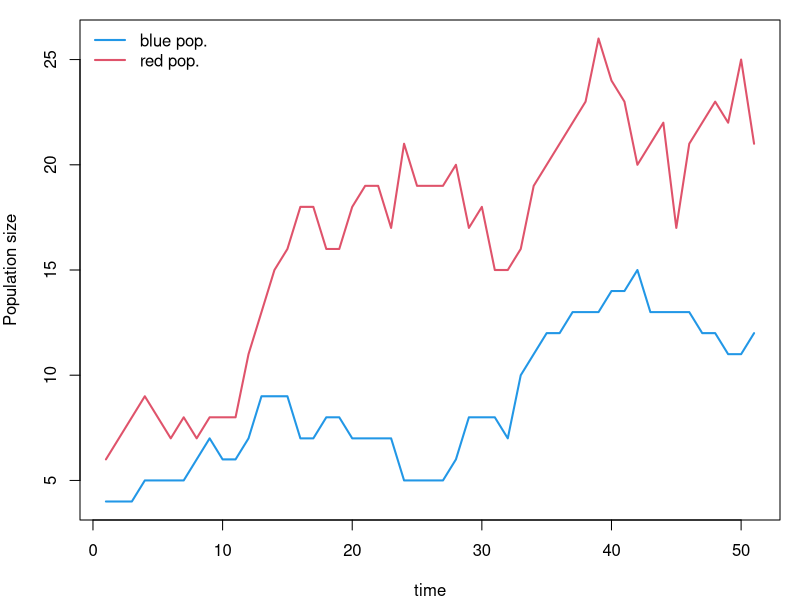
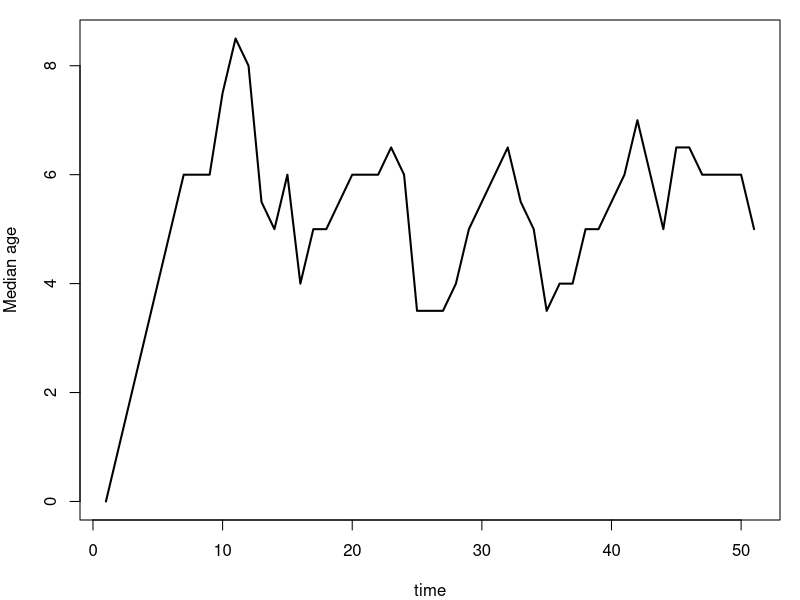

The R source for these figures, in order:
## ---- chunk 1
b <- 0.14 # probability of birth
d <- 0.08 # probability of death
K <- 100 # carrying capacity
N0 <- 10 # starting number of individuals
t <- 50 # time of simulation
## ---- chunk 2
#create starting individual w attributes ("alive", "age", "color")
set.seed(1)
ind <- vector(mode="list", N0)
for(i in seq(ind)){
 ind[[i]]$alive <- 1
 ind[[i]]$age <- 0
 ind[[i]]$color <- c("blue", "red")[round(runif(1)+1)]
}
## ---- chunk 3
#make empty vectors to record population statistics
time <- seq(t+1)
 
pop <- NaN * time # population size
pop[1] <- N0
 
frac.blue <- NaN * time # fraction of population that is blue
cols <- sapply(ind, function(x) x$color)
frac.blue[1] <- sum(cols  == "blue") / length(cols)
 
med.age <- NaN * time
ages <- sapply(ind, function(x) x$age)
med.age[1] <- median(ages)
## ---- chunk 4
#simulation
save.alive.only <- TRUE # optional cropping of "ind" to include alive individuals only 
t1 <- Sys.time()
for(i in seq(t)){ # loop for each time increment
 
 is.alive <- which(sapply(ind, function(x) x$alive) == 1)
 for(j in is.alive){ #loop for each alive individual
  birth <- runif(1) <= (b * (1 - length(is.alive)/K)) # calculate a birth probability for each individual that is alive
  if(birth){
   len.ind <- length(ind)
   ind[[len.ind+1]] <- list(alive=1, age=0, color=ind[[j]]$color) # create offspring, inherits color of parent
  }
  death <- runif(1) <= d # calculate a death probability for each individual 
  if(death){
   ind[[j]]$alive <- 0 # if death, reset alive = 0
  } else { #else, advance age + 1
   ind[[j]]$age <- ind[[j]]$age + 1 # advance age of parent
  }
 }
## ---- chunk 5
 #optional cropping of list "ind"
 if(save.alive.only){
  is.dead <- which(sapply(ind, function(x) x$alive) == 0)
  if(length(is.dead) > 0) ind <- ind[-is.dead]
 }
## ---- chunk 6
 is.alive <- which(sapply(ind, function(x) x$alive) == 1)
 pop[i+1] <- length(is.alive) 
 
 cols <- sapply(ind, function(x) x$color)
 frac.blue[i+1] <- sum(cols[is.alive]  == "blue") / length(is.alive)
 
 ages <- sapply(ind, function(x) x$age)
 med.age[i+1] <- median(ages[is.alive])
 
 print(paste(i, "of", t, "finished", "[", round(1/t*100), "%]"))
}
t2 <- Sys.time()
dt <- t2-t1
dt
## ---- chunk 7
png("pops_vs_time.png", width=6, height=4, units="in", res=400)
par(mar=c(4,4,1,1))
pop.blue <- pop * frac.blue
pop.red <- pop * (1-frac.blue)
ylim=range(c(pop.blue, pop.red))
plot(time, pop.blue, t="l", lwd=2, col=4, ylim=ylim, ylab="Population size")
lines(time, pop.red, lwd=2, col=2)
legend("topleft", legend=c("blue pop.", "red pop."), lwd=2, col=c(4,2), bty="n")
dev.off()
 
#plot median age
png("med_age_vs_time.png", width=6, height=4, units="in", res=400)
par(mar=c(4,4,1,1))
plot(time, med.age, t="l", lwd=2, ylab="Median age")
dev.off()



